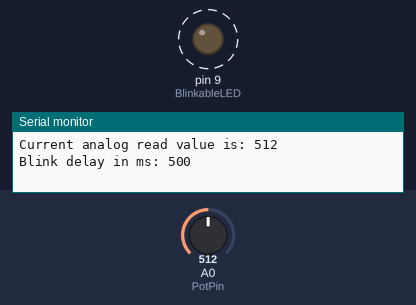
Simulated run of this sketch. Board: Arduino Uno, built with avr-gcc and run on an emulated ATmega328P. Shown: output pins drawn as LEDs (lit = HIGH), the last lines printed to the serial monitor. Dashed ring = blinking. The test bench sets the inputs (shaded band); at power-on: A0 (PotPin) = 512.

Above: at 1.8 s.
1.9 s: A0 (PotPin) set to 306
At 2.15 s:
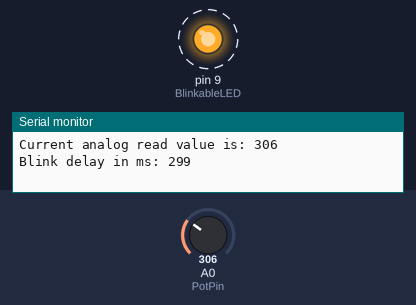
5.4 s: A0 (PotPin) set to 122
At 5.89 s:
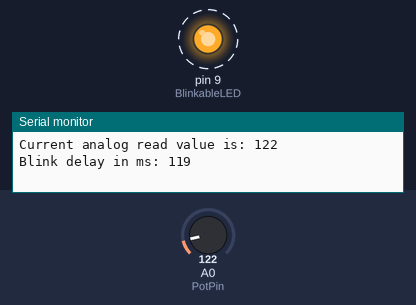
Timing chart, 0 to 14.9 s (numbered marks = the images above; inputs shaded):
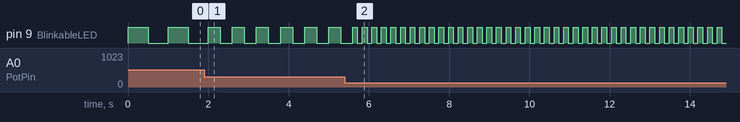

The sketch:

LED_Blink_Speed_w_Pot.ino
```cpp
int BlinkableLED = 9;         //LED is hooked up to pin 9 on Arduino Board
int PotPin = A0;              //Potentiometer is hooked up to pin A0 on Arduino Board
int readValue;                //Variable to which analog value from pot will be stored
int writeValue;               //Variable to which analog write value to LED will be stored

void setup() {

  Serial.begin(115200);                   //Turn on serial port at 115200 baud
  pinMode(PotPin, INPUT);                 //Set pot pin to be a readable pin
  pinMode(BlinkableLED, OUTPUT);          //Set LED pin to be a writeable pin

}

void loop() {

  readValue = analogRead(PotPin);                 //Read voltage as analog input from pot and assign it to readValue
  writeValue = (1000.0 / 1023.0) * readValue;     //Take readValue and convert it to a millisecond blink speed

  Serial.print("Current analog read value is: ");   //Print current analog value being input from potentiometer
  Serial.println(readValue);                        //Print current analog value being input from potentiometer
  Serial.print("Blink delay in ms: ");              //Print writeValue in milliseconds after conversion
  Serial.println(writeValue);                       //Print writeValue in milliseconds after conversion
  Serial.println(" ");                              //Tits

  digitalWrite(BlinkableLED, HIGH);         //Turn on LED
  delay(writeValue);                        //Use writeValue for millisecond delay between on and off
  digitalWrite(BlinkableLED, LOW);          //Turn off LED
  delay(writeValue);                        //Use writeValue for millisecond delay between on and off

}
```

Measured:
- after the input at 1.9 s, pin 9 (BlinkableLED): alternates HIGH for 0.30 s and LOW for 0.30 s, starting after 0.40 s
- after the input at 5.4 s, pin 9 (BlinkableLED): alternates HIGH for 0.12 s and LOW for 0.12 s, starting after 0.32 s
- by itself, pin 9 (BlinkableLED): alternates HIGH for 0.50 s and LOW for 0.50 s
